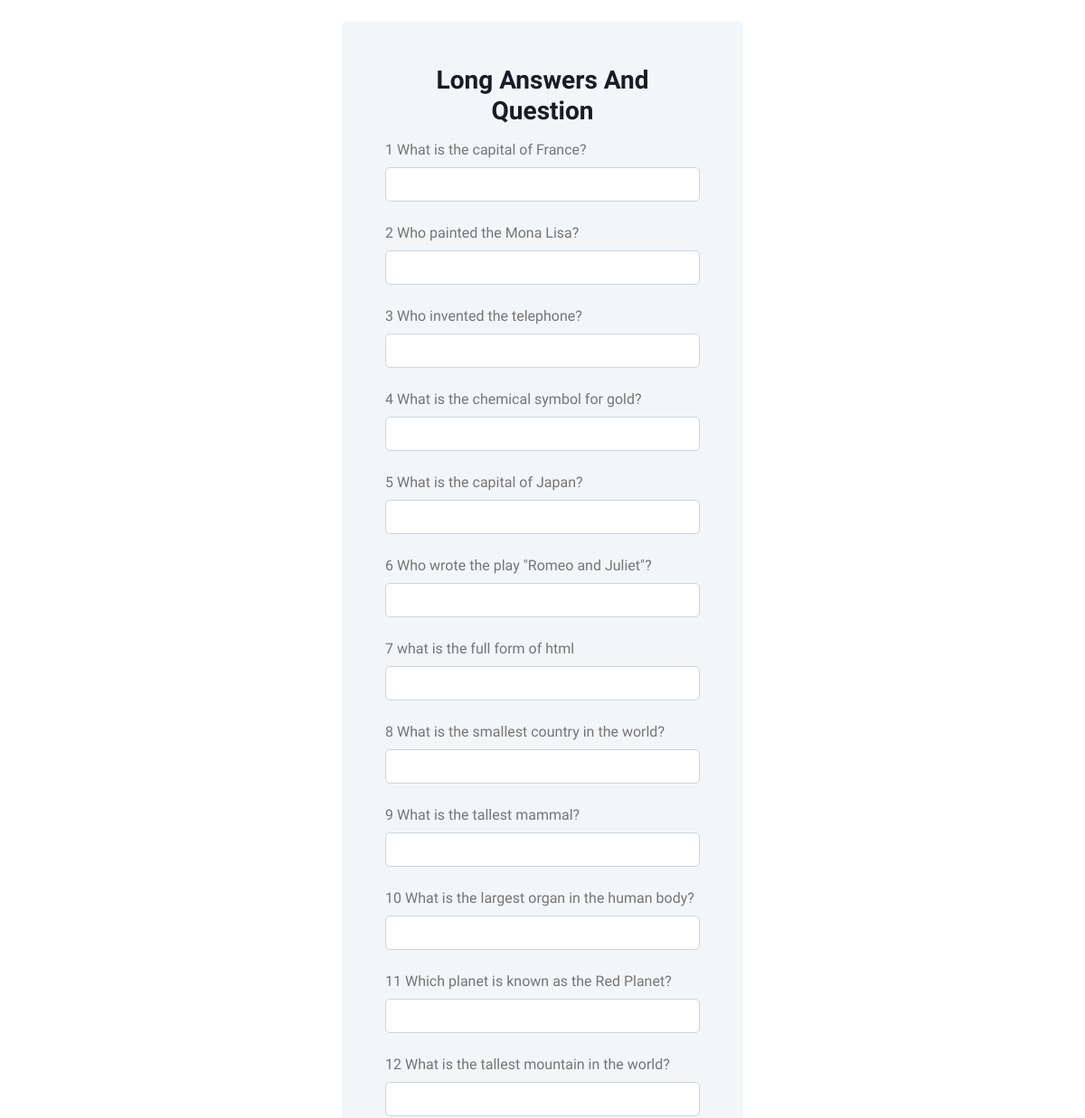
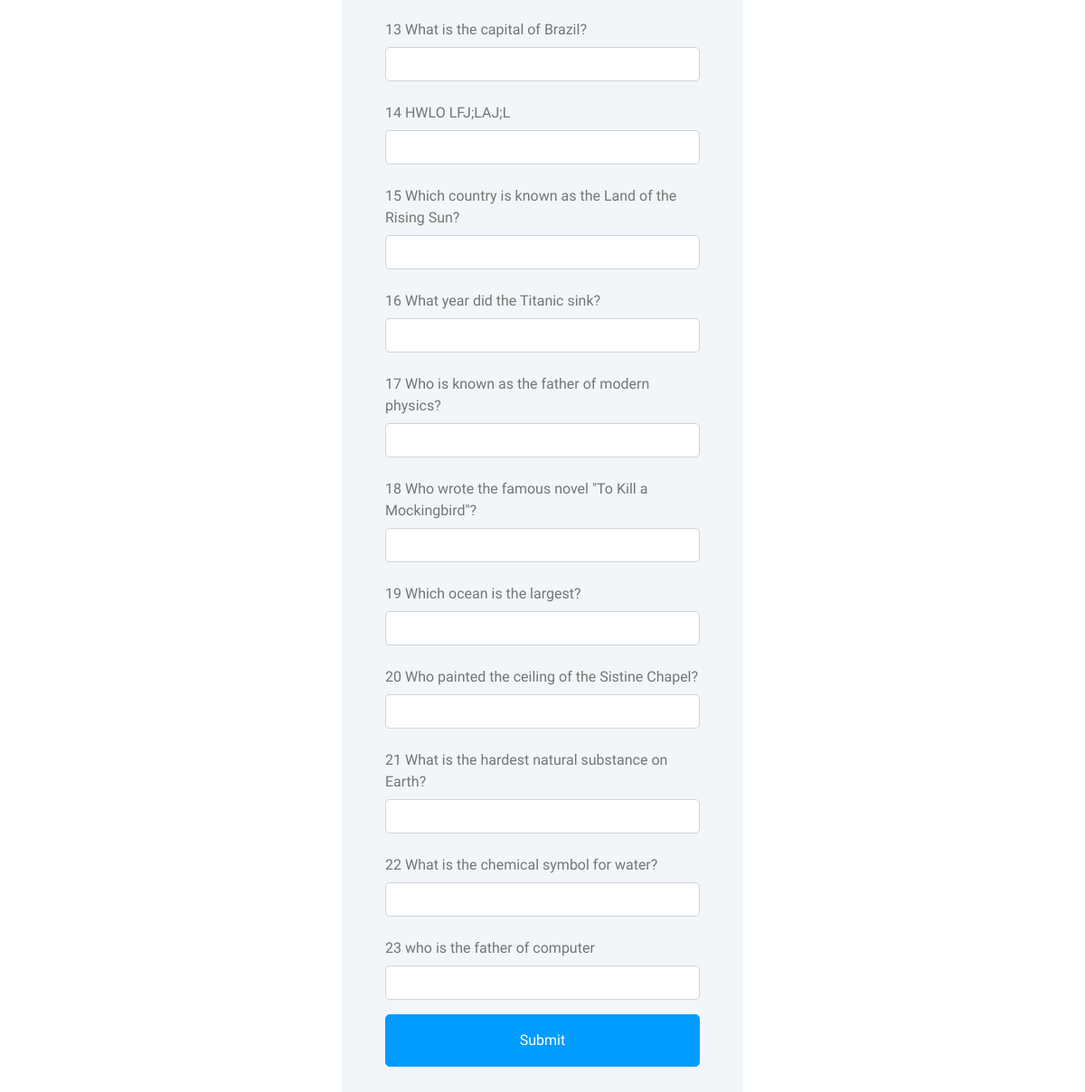
Screenshot of /Student/questions.php (signed in) with the database file from the repository (2 pictures, top to bottom).
### tables this page shows
CREATE TABLE `questions` (
  `question_id` int(11) NOT NULL,
  `exam_id` int(11) DEFAULT NULL,
  `question_text` text DEFAULT NULL,
  `question_mark` int(11) NOT NULL
);

### Student/questions.php (the view, shortened to what this page needs)
<?php
include "../db/dbConnection.php";
if($_SESSION['role_id']==4){
    header("location:../Admin/admin.php");
}elseif($_SESSION['role_id']==3){
    header("location:../Teacher/teacher.php");
}elseif($_SESSION['role_id']==1){
    $getExamCheck = "SELECT *,
    TIMESTAMPDIFF(DAY, CURDATE(), start_datetime) AS days_until_start
FROM `exams`
WHERE exams.exam_status = 'active'
AND start_datetime = CURDATE()
OR DATEDIFF(start_datetime, CURDATE()) = 1";
    $isCheated  = "SELECT * FROM users WHERE users.is_cheated = 'no' AND users.is_completed = 'not_completed' AND users.role_id = 1";
    $setuser = mysqli_query($conn,$isCheated);
    $set = mysqli_query($conn,$getExamCheck);
    if(mysqli_num_rows($set) && mysqli_num_rows($setuser)>0){
?>
    <!DOCTYPE html>
    <html lang="en">
    <head>
        <link href="https://cdnjs.cloudflare.com/ajax/libs/font-awesome/5.10.0/css/all.min.css" rel="stylesheet">
        <link href="https://cdn.jsdelivr.net/npm/bootstrap-icons@1.4.1/font/bootstrap-icons.css" rel="stylesheet">
        <link href="../lib/owlcarousel/assets/owl.carousel.min.css" rel="stylesheet">
        <link href="../lib/tempusdominus/css/tempusdominus-bootstrap-4.min.css" rel="stylesheet" />
        <link href="../css/bootstrap.min.css" rel="stylesheet">
        <link href="../css/style.css" rel="stylesheet">
    </head>
    <body>
        <div class="container-xxl position-relative bg-white d-flex p-0">
                <div class="container-fluid">
                    <div class="row h-100 align-items-center justify-content-center" style="min-height: 100vh;">
                        <div class="col-12 col-sm-10 col-md-8 col-lg-6 col-xl-5">
                            <div class="bg-light rounded p-4 p-sm-5 my-4 mx-3">
                                <h3 class="text-center">Long Answers And Question</h3>
                                <?php
                                $question = "SELECT * from questions ORDER BY RAND()";
                                $query = mysqli_query($conn,$question);
                                $count = 1;
                                while($row = mysqli_fetch_assoc($query)){
                                    ?>
                                <form method="post" action="<?php echo htmlspecialchars($_SERVER["PHP_SELF"]); ?>">
                                    <label for="" class="col-sm-12 col-form-label"><?php echo $count++ ." ". $row['question_text'] ?></label>
                                <div class="row mb-3">
                                    <div class="col-sm-12">
                                        <input type="text" class="form-control" id="">
                                    </div>
                                </div>
                                <?php
                                }
                                ?>
                                    <button type="submit" name="submit" class="btn btn-primary py-3 w-100 mb-4">Submit</button>
                            </div>
                        </div>
                    </div>
                </div>
            </div>
    </body>
    </html>
    <?php
}else{
    header("location:./student.php");
}
}else {
    header("location:./student.php");
}
?>

### css/style.css (style rules this page uses)
:root { --primary: #009CFF; --light: #F3F6F9; --dark: #191C24; }
.btn { transition: .5s; }
.btn.btn-primary { color: #FFFFFF; }

### rows the page displays
questions: question_text "What is the capital of France?"
questions: question_text "Who painted the Mona Lisa?"
questions: question_text "Who invented the telephone?"
questions: question_text "What is the chemical symbol for gold?"
questions: question_text "What is the capital of Japan?"
questions: question_text "Who wrote the play \"Romeo and Juliet\"?"
questions: question_text "what is the full form of html"
questions: question_text "What is the smallest country in the world?"
questions: question_text "What is the tallest mammal?"
questions: question_text "What is the largest organ in the human body?"
questions: question_text "Which planet is known as the Red Planet?"
questions: question_text "What is the tallest mountain in the world?"
questions: question_text "What is the capital of Brazil?"
questions: question_text "HWLO LFJ;LAJ;L"
questions: question_text "Which country is known as the Land of the Rising Sun?"
questions: question_text "What year did the Titanic sink?"
questions: question_text "Who is known as the father of modern physics?"
questions: question_text "Who wrote the famous novel \"To Kill a Mockingbird\"?"
questions: question_text "Which ocean is the largest?"
questions: question_text "Who painted the ceiling of the Sistine Chapel?"
questions: question_text "What is the hardest natural substance on Earth?"
questions: question_text "What is the chemical symbol for water?"
questions: question_text "who is the father of computer"
